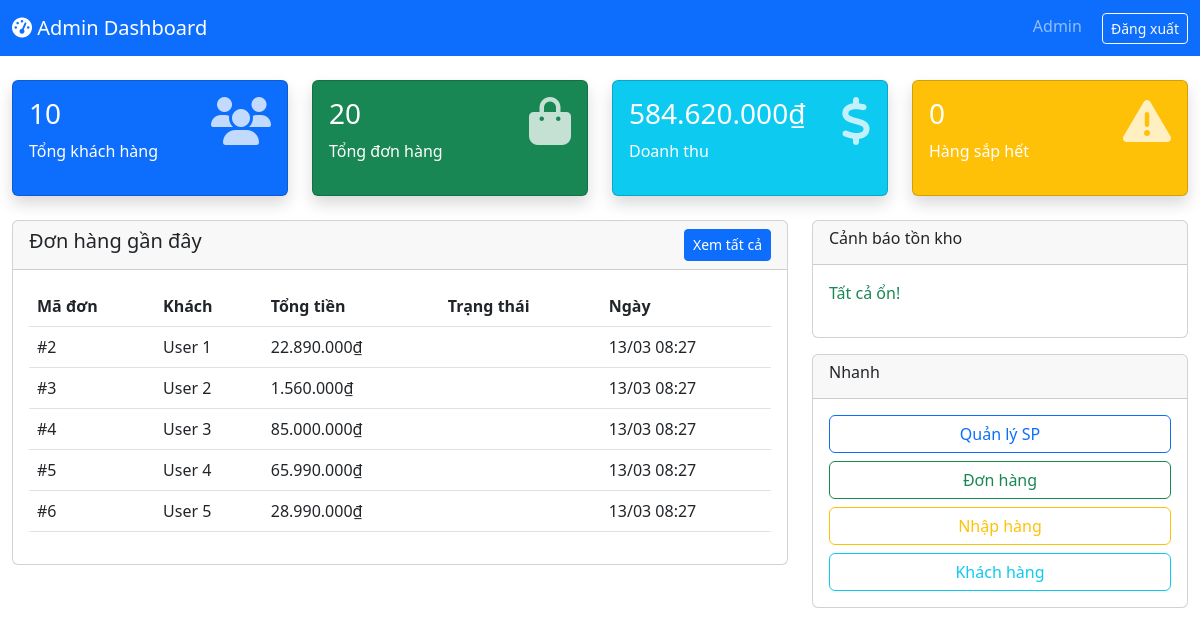
Page /admin/dashboard.php (signed in) on the committed database.
### tables this page shows
CREATE TABLE IF NOT EXISTS `donhang` (
  `id` int(11) NOT NULL AUTO_INCREMENT,
  `user_id` int(11) NOT NULL,
  `tongtien` decimal(12,2) NOT NULL,
  `trangthai` enum('pending','paid','shipped','delivered') DEFAULT 'pending',
  `created_at` timestamp DEFAULT CURRENT_TIMESTAMP,
  PRIMARY KEY (`id`),
  FOREIGN KEY (`user_id`) REFERENCES `danh_sach_nguoi_dung`(`id`)
);

### includes/functions.php (called while the page is built, shortened)
<?php
function formatPrice($price) {
    return number_format($price, 0, ',', '.') . '₫';
}
?>

### admin/dashboard.php (the view, shortened to what this page needs)
<?php
require_once '../api/products.php';
$total_users = $conn->query("SELECT COUNT(*) as cnt FROM danh_sach_nguoi_dung")->fetch_assoc()['cnt'];
$total_orders = $conn->query("SELECT COUNT(*) as cnt FROM donhang")->fetch_assoc()['cnt'];
$total_revenue = $conn->query("SELECT SUM(tongtien) as rev FROM donhang WHERE trangthai != 'cancelled'")->fetch_assoc()['rev'];
$low_stock = [];
$recent_orders = $conn->query("SELECT * FROM donhang ORDER BY created_at DESC LIMIT 5")->fetch_all(MYSQLI_ASSOC);
?>
<!DOCTYPE html>
<html>
<head>
  <link href="https://cdn.jsdelivr.net/npm/bootstrap@5.3.0/dist/css/bootstrap.min.css" rel="stylesheet">
  <link href="https://cdnjs.cloudflare.com/ajax/libs/font-awesome/6.4.0/css/all.min.css" rel="stylesheet">
</head>
<body>
  <nav class="navbar navbar-dark bg-primary">
    <div class="container-fluid">
      <a class="navbar-brand"><i class="fas fa-tachometer-alt"></i> Admin Dashboard</a>
      <div>
        <span class="navbar-text me-3">Admin</span>
        <a href="logout.php" class="btn btn-outline-light btn-sm">Đăng xuất</a>
      </div>
    </div>
  </nav>
  <div class="container-fluid mt-4">
    <div class="row">
      <div class="col-md-3 mb-4">
        <div class="card bg-primary text-white shadow">
          <div class="card-body">
            <div class="d-flex justify-content-between">
              <div>
                <h3><?php echo $total_users; ?></h3>
                <p>Tổng khách hàng</p>
              </div>
              <i class="fas fa-users fa-3x opacity-75"></i>
            </div>
          </div>
        </div>
      </div>
      <div class="col-md-3 mb-4">
        <div class="card bg-success text-white shadow">
          <div class="card-body">
            <div class="d-flex justify-content-between">
              <div>
                <h3><?php echo $total_orders; ?></h3>
                <p>Tổng đơn hàng</p>
              </div>
              <i class="fas fa-shopping-bag fa-3x opacity-75"></i>
            </div>
          </div>
        </div>
      </div>
      <div class="col-md-3 mb-4">
        <div class="card bg-info text-white shadow">
          <div class="card-body">
            <div class="d-flex justify-content-between">
              <div>
                <h3><?php echo formatPrice($total_revenue ?: 0); ?></h3>
                <p>Doanh thu</p>
              </div>
              <i class="fas fa-dollar-sign fa-3x opacity-75"></i>
            </div>
          </div>
        </div>
      </div>
      <div class="col-md-3 mb-4">
        <div class="card bg-warning text-white shadow">
          <div class="card-body">
            <div class="d-flex justify-content-between">
              <div>
                <h3><?php echo count($low_stock); ?></h3>
                <p>Hàng sắp hết</p>
              </div>
              <i class="fas fa-exclamation-triangle fa-3x opacity-75"></i>
            </div>
          </div>
        </div>
      </div>
    </div>
    <div class="row">
      <div class="col-md-8">
        <div class="card mb-4">
          <div class="card-header d-flex justify-content-between">
            <h5>Đơn hàng gần đây</h5>
            <a href="orders.php" class="btn btn-sm btn-primary">Xem tất cả</a>
          </div>
          <div class="card-body">
            <div class="table-responsive">
              <table class="table table-hover">
                <thead>
                  <tr>
                    <th>Mã đơn</th>
                    <th>Khách</th>
                    <th>Tổng tiền</th>
                    <th>Trạng thái</th>
                    <th>Ngày</th>
                  </tr>
                </thead>
                <tbody>
                  <?php foreach ($recent_orders as $o):
                        $statusClass = str_replace('success', 'bg-success', str_replace('warning', 'bg-warning', $o['trangthai']));
                    ?>
                  <tr>
                    <td>#<?php echo $o['id']; ?></td>
                    <td>User <?php echo $o['user_id']; ?></td>
                    <td><?php echo formatPrice($o['tongtien']); ?></td>
                    <td><span class="badge <?php echo $statusClass; ?>"><?php echo ucfirst($o['trangthai']); ?></span></td>
                    <td><?php echo date('d/m H:i', strtotime($o['created_at'])); ?></td>
                  </tr>
                  <?php endforeach; ?>
                </tbody>
              </table>
            </div>
          </div>
        </div>
      </div>
      <div class="col-md-4">
        <div class="card">
          <div class="card-header">
            <h6>Cảnh báo tồn kho</h6>
          </div>
          <div class="card-body">
            <?php if (empty($low_stock)): ?>
            <p class="text-success">Tất cả ổn!</p>
            <?php endif; ?>
          </div>
        </div>
        <div class="card mt-3">
          <div class="card-header">
            <h6>Nhanh</h6>
          </div>
          <div class="card-body">
            <a href="products-admin.php" class="btn btn-outline-primary w-100 mb-2">Quản lý SP</a>
            <a href="orders-admin.php" class="btn btn-outline-success w-100 mb-2">Đơn hàng</a>
            <a href="inventory.php" class="btn btn-outline-warning w-100 mb-2">Nhập hàng</a>
            <a href="users-admin.php" class="btn btn-outline-info w-100">Khách hàng</a>
          </div>
        </div>
      </div>
    </div>
  </div>
</body>
</html>

### rows in the picture
donhang: id "2", user "1", tongtien "22.890.000₫", created_at "13/03 08:27"
donhang: id "3", user "2", tongtien "1.560.000₫", created_at "13/03 08:27"
donhang: id "4", user "3", tongtien "85.000.000₫", created_at "13/03 08:27"
donhang: id "5", user "4", tongtien "65.990.000₫", created_at "13/03 08:27"
donhang: id "6", user "5", tongtien "28.990.000₫", created_at "13/03 08:27"

### other values in the picture
$total_users "10"
$total_orders "20"
formatPrice($total_revenue ?: 0) "584.620.000₫"
count($low_stock) "0"
